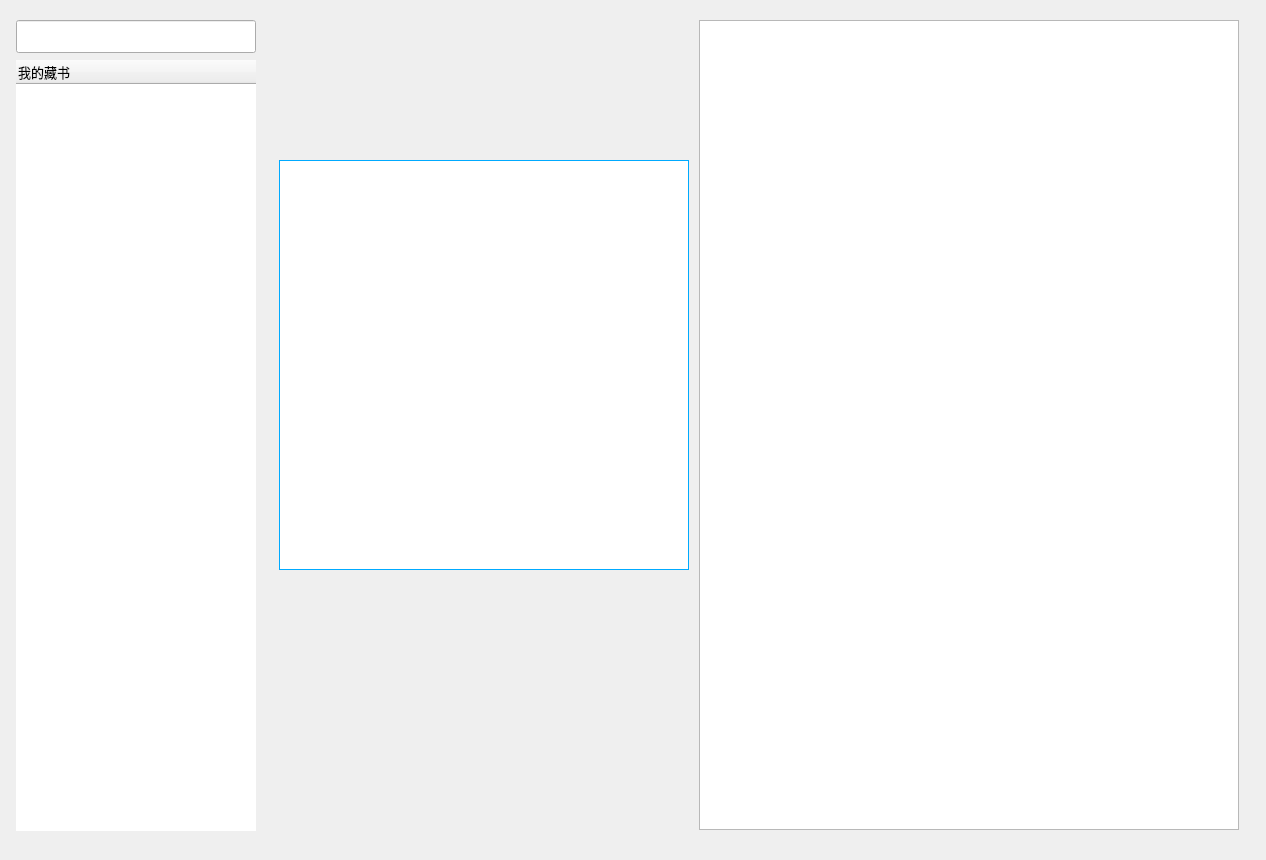
<?xml version="1.0" encoding="UTF-8"?>
<ui version="4.0">
 <class>Form</class>
 <widget class="QWidget" name="Form">
  <property name="enabled">
   <bool>true</bool>
  </property>
  <property name="geometry">
   <rect>
    <x>0</x>
    <y>0</y>
    <width>1266</width>
    <height>860</height>
   </rect>
  </property>
  <property name="windowTitle">
   <string>Form</string>
  </property>
  <widget class="CardWidget" name="CardWidget">
   <property name="geometry">
    <rect>
     <x>10</x>
     <y>10</y>
     <width>251</width>
     <height>831</height>
    </rect>
   </property>
   <property name="autoFillBackground">
    <bool>false</bool>
   </property>
   <widget class="SearchLineEdit" name="SearchLineEdit">
    <property name="geometry">
     <rect>
      <x>6</x>
      <y>10</y>
      <width>240</width>
      <height>33</height>
     </rect>
    </property>
   </widget>
   <widget class="TreeWidget" name="TreeWidBook">
    <property name="geometry">
     <rect>
      <x>6</x>
      <y>50</y>
      <width>240</width>
      <height>771</height>
     </rect>
    </property>
    <property name="font">
     <font>
      <pointsize>10</pointsize>
     </font>
    </property>
    <property name="frameShape">
     <enum>QFrame::NoFrame</enum>
    </property>
    <property name="frameShadow">
     <enum>QFrame::Plain</enum>
    </property>
    <property name="verticalScrollBarPolicy">
     <enum>Qt::ScrollBarAsNeeded</enum>
    </property>
    <property name="horizontalScrollBarPolicy">
     <enum>Qt::ScrollBarAsNeeded</enum>
    </property>
    <property name="sortingEnabled">
     <bool>false</bool>
    </property>
    <property name="headerHidden">
     <bool>false</bool>
    </property>
    <attribute name="headerVisible">
     <bool>true</bool>
    </attribute>
    <attribute name="headerCascadingSectionResizes">
     <bool>false</bool>
    </attribute>
    <attribute name="headerMinimumSectionSize">
     <number>30</number>
    </attribute>
    <attribute name="headerShowSortIndicator" stdset="0">
     <bool>false</bool>
    </attribute>
    <attribute name="headerStretchLastSection">
     <bool>true</bool>
    </attribute>
    <column>
     <property name="text">
      <string>我的藏书</string>
     </property>
    </column>
   </widget>
  </widget>
  <widget class="CardWidget" name="CardWidget_2">
   <property name="geometry">
    <rect>
     <x>269</x>
     <y>10</y>
     <width>980</width>
     <height>831</height>
    </rect>
   </property>
   <property name="autoFillBackground">
    <bool>false</bool>
   </property>
   <widget class="QGraphicsView" name="graViewText">
    <property name="geometry">
     <rect>
      <x>430</x>
      <y>10</y>
      <width>540</width>
      <height>810</height>
     </rect>
    </property>
   </widget>
   <widget class="PlainTextEdit" name="PlainText">
    <property name="geometry">
     <rect>
      <x>430</x>
      <y>10</y>
      <width>540</width>
      <height>810</height>
     </rect>
    </property>
    <property name="frameShape">
     <enum>QFrame::StyledPanel</enum>
    </property>
    <property name="frameShadow">
     <enum>QFrame::Sunken</enum>
    </property>
    <property name="verticalScrollBarPolicy">
     <enum>Qt::ScrollBarAsNeeded</enum>
    </property>
    <property name="horizontalScrollBarPolicy">
     <enum>Qt::ScrollBarAlwaysOff</enum>
    </property>
   </widget>
   <widget class="QFrame" name="frame">
    <property name="geometry">
     <rect>
      <x>10</x>
      <y>150</y>
      <width>410</width>
      <height>410</height>
     </rect>
    </property>
    <property name="styleSheet">
     <string notr="true">background-color: rgb(255, 255, 255);
border: 1px solid rgb(0, 170, 255);</string>
    </property>
    <property name="frameShape">
     <enum>QFrame::StyledPanel</enum>
    </property>
    <property name="frameShadow">
     <enum>QFrame::Raised</enum>
    </property>
    <layout class="QHBoxLayout" name="horizontalLayout">
     <item>
      <widget class="QFrame" name="frame_2">
       <property name="styleSheet">
        <string notr="true">border: 0px solid red;</string>
       </property>
       <property name="frameShape">
        <enum>QFrame::StyledPanel</enum>
       </property>
       <property name="frameShadow">
        <enum>QFrame::Raised</enum>
       </property>
      </widget>
     </item>
    </layout>
   </widget>
  </widget>
 </widget>
 <customwidgets>
  <customwidget>
   <class>CardWidget</class>
   <extends>QFrame</extends>
   <header>qfluentwidgets</header>
   <container>1</container>
  </customwidget>
  <customwidget>
   <class>LineEdit</class>
   <extends>QLineEdit</extends>
   <header>qfluentwidgets</header>
  </customwidget>
  <customwidget>
   <class>SearchLineEdit</class>
   <extends>LineEdit</extends>
   <header>qfluentwidgets</header>
  </customwidget>
  <customwidget>
   <class>PlainTextEdit</class>
   <extends>QPlainTextEdit</extends>
   <header>qfluentwidgets</header>
  </customwidget>
  <customwidget>
   <class>TreeWidget</class>
   <extends>QTreeWidget</extends>
   <header>qfluentwidgets</header>
  </customwidget>
 </customwidgets>
 <resources/>
 <connections/>
</ui>
